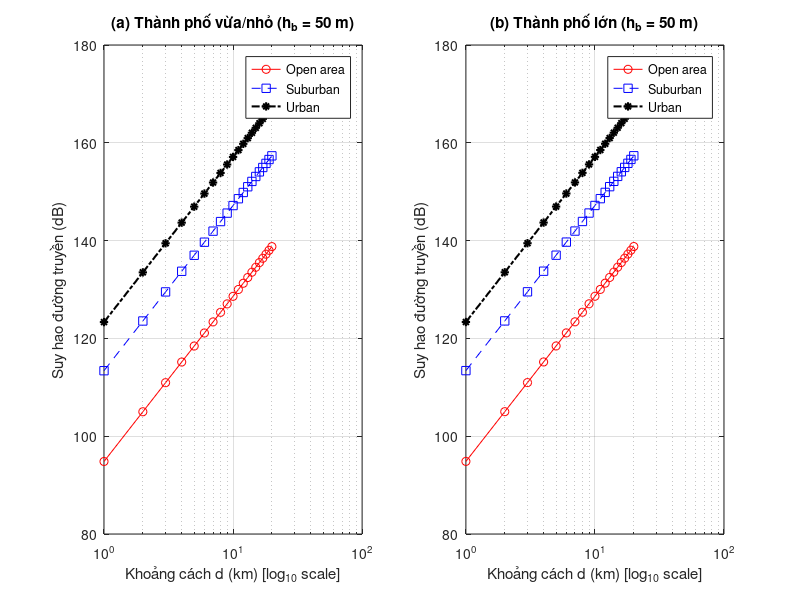

The MATLAB source for this figure:
clc; clear; close all;

% ===== Tham số hệ thống =====
fc_MHz = 900;         % Tần số (MHz)
hb_m   = 50;          % Chiều cao trạm gốc (m)
hm_m   = 1.5;         % Chiều cao trạm di động (m)
dist_km = 1:20;       % Khoảng cách (km)

% ===== Hệ số hiệu chỉnh anten di động =====
% Thành phố vừa/nhỏ
a_hm_small = (1.1*log10(fc_MHz) - 0.7)*hm_m - (1.56*log10(fc_MHz) - 0.8);

% Thành phố lớn
if fc_MHz <= 200
    a_hm_large = 8.29*(log10(1.54*hm_m))^2 - 1.1;
else
    a_hm_large = 3.2*(log10(11.75*hm_m))^2 - 4.97;
end

% ===== Các hằng số phụ =====
C_corr = 5.4 + 2*(log10(fc_MHz/28))^2;  % Suburban correction
D_corr = 40.94 + 4.78*(log10(fc_MHz))^2 - 18.33*log10(fc_MHz); % Open correction
B_term = 44.9 - 6.55*log10(hb_m);

% ===== Công thức suy hao (Hata Model) =====
% Thành phố nhỏ/vừa
A_small = 69.55 + 26.16*log10(fc_MHz) - 13.82*log10(hb_m) - a_hm_small;
PL_small_urban    = A_small + B_term*log10(dist_km);
PL_small_suburban = PL_small_urban - C_corr;
PL_small_open     = PL_small_urban - D_corr;

% Thành phố lớn
A_large = 69.55 + 26.16*log10(fc_MHz) - 13.82*log10(hb_m) - a_hm_large;
PL_large_urban    = A_large + B_term*log10(dist_km);
PL_large_suburban = PL_large_urban - C_corr;
PL_large_open     = PL_large_urban - D_corr;

% ===== Vẽ đồ thị =====
figure;

% Thành phố nhỏ/vừa
subplot(1,2,1);
semilogx(dist_km, PL_small_open, 'r-o', ...
         dist_km, PL_small_suburban, 'b--s', ...
         dist_km, PL_small_urban, 'k-.*', 'LineWidth', 1.5);
grid on;
title('(a) Thành phố vừa/nhỏ (h_b = 50 m)');
xlabel('Khoảng cách d (km) [log_{10} scale]');
ylabel('Suy hao đường truyền (dB)');
legend('Open area','Suburban','Urban','Location','best');

% Thành phố lớn
subplot(1,2,2);
semilogx(dist_km, PL_large_open, 'r-o', ...
         dist_km, PL_large_suburban, 'b--s', ...
         dist_km, PL_large_urban, 'k-.*', 'LineWidth', 1.5);
grid on;
title('(b) Thành phố lớn (h_b = 50 m)');
xlabel('Khoảng cách d (km) [log_{10} scale]');
ylabel('Suy hao đường truyền (dB)');
legend('Open area','Suburban','Urban','Location','best');
